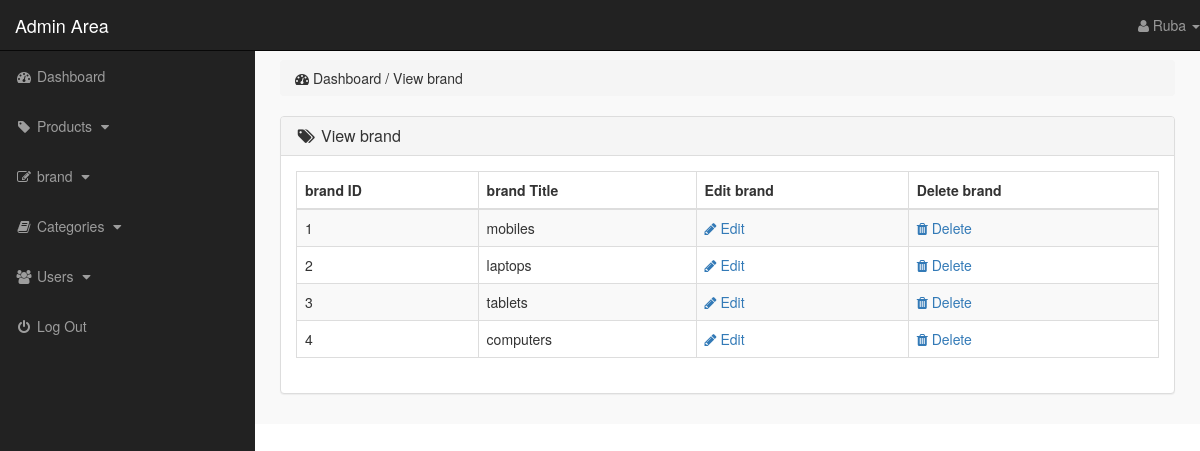
The app's page /admin_area/index.php?view_p_cats (signed in) with its own data.
### tables this page shows
CREATE TABLE `product_categories` (
  `p_cat_id` int(10) NOT NULL,
  `p_cat_title` text NOT NULL,
  `p_cat_desc` text NOT NULL
);

### admin_area/modle/view_p_cats.php (the view)
<?php
    if(!isset($_SESSION['admin_email'])){
        echo "<script>window.open('login.php','_self')</script>";
    }else{
?>
<div class="row">
    <div class="col-lg-12">
        <ol class="breadcrumb">
            <li>
                <i class="fa fa-dashboard"></i> Dashboard / View brand
            </li>
        </ol>
    </div>
</div>
<div class="row">
    <div class="col-lg-12">
        <div class="panel panel-default">
            <div class="panel-heading">
                <h3 class="panel-title">
                    <i class="fa fa-tags fa-fw"></i> View brand
                </h3>
            </div>
            <div class="panel-body">
                <div class="table-responsive">
                    <table class="table table-hover table-striped table-bordered">
                        <thead>
                            <tr>
                                <th> brand ID </th>
                                <th> brand Title </th>
                                <th> Edit brand </th>
                                <th> Delete brand </th>
                            </tr>
                        </thead>
                        <tbody>
                            <?php
                                $i=0;
                                $get_p_cats = "select * from product_categories";
                                $run_p_cats = mysqli_query($con,$get_p_cats);
                                while($row_p_cats=mysqli_fetch_array($run_p_cats)){
                                    $p_cat_id = $row_p_cats['p_cat_id'];
                                    $p_cat_title = $row_p_cats['p_cat_title'];
                                    $i++;
                            ?>
                            <tr>
                                <td> <?php echo $i; ?> </td>
                                <td> <?php echo $p_cat_title; ?> </td>
                                <td>
                                    <a href="index.php?edit_p_cat= <?php echo $p_cat_id; ?> ">
                                        <i class="fa fa-pencil"></i> Edit
                                    </a>
                                </td>
                                <td>
                                    <a href="index.php?delete_p_cat= <?php echo $p_cat_id; ?> " class="delete_product">
                                        <i class="fa fa-trash"></i> Delete
                                    </a>
                                </td>
                            </tr>
                            <?php } ?>
                        </tbody>
                    </table>
                </div>
            </div>
        </div>
    </div>
</div>
<?php } ?>

### admin_area/includes/sidebar.php (shortened to what this page needs)
<?php
    if(!isset($_SESSION['admin_email'])){
        echo "<script>window.open('login.php','_self')</script>";
    }else{
?>
<nav class="navbar navbar-inverse navbar-fixed-top">
    <div class="navbar-header">
        <a href="index.php?dashboard" class="navbar-brand">Admin Area</a>
    </div>
    <ul class="nav navbar-right top-nav">
        <li class="dropdown">
            <a href="#" class="dropdown-toggle" data-toggle="dropdown">
                <i class="fa fa-user"></i> <?php echo $admin_name;  ?> <b class="caret"></b>
            </a>
        </li>
    </ul>
    <div class="collapse navbar-collapse navbar-ex1-collapse">
        <ul class="nav navbar-nav side-nav">
            <li>
                <a href="index.php?dashboard">
                        <i class="fa fa-fw fa-dashboard"></i> Dashboard
                </a>
            </li>
            <li>
                <a href="#" data-toggle="collapse" data-target="#products">
                        <i class="fa fa-fw fa-tag"></i> Products
                        <i class="fa fa-fw fa-caret-down"></i>
                </a>
            </li>
            <li>
                <a href="#" data-toggle="collapse" data-target="#p_cat">
                        <i class="fa fa-fw fa-edit"></i> brand
                        <i class="fa fa-fw fa-caret-down"></i>
                </a>
            </li>
            <li>
                <a href="#" data-toggle="collapse" data-target="#cat">
                        <i class="fa fa-fw fa-book"></i> Categories
                        <i class="fa fa-fw fa-caret-down"></i>
                </a>
            </li>
            <li>
            <li>
                <a href="#" data-toggle="collapse" data-target="#users">
                        <i class="fa fa-fw fa-users"></i> Users
                        <i class="fa fa-fw fa-caret-down"></i>
                </a>
            </li>
            <li>
                <a href="logout.php">
                    <i class="fa fa-fw fa-power-off"></i> Log Out
                </a>
            </li>
        </ul>
    </div>
</nav>
<?php } ?>

### admin_area/css/style.css (style rules this page uses)
body { margin-top: 100px; }
@media (min-width: 768px) { body { margin-top: 50px; } }
.top-nav { 0 15px; }
.top-nav>li { float: left; display: inline-block; }
.top-nav>li>a { color: #999999; line-height: 20px; padding-top: 15px; padding-bottom: 15px; }
@media (min-width: 768px) { .side-nav { position: fixed; top: 51px; bottom: 0; width: 255px; overflow-y: auto; overflow-x: hidden; background-color: #222222; padding-bottom: 40px; border-radius: 0; } }
@media (min-width: 768px) { .side-nav>li>a { width: 255px; } }
.panel-body { border-radius: 5px; }

### records on screen
product_categories: p_cat_title "mobiles"
product_categories: p_cat_title "laptops"
product_categories: p_cat_title "tablets"
product_categories: p_cat_title "computers"

### other values on screen
$admin_name "Ruba"
